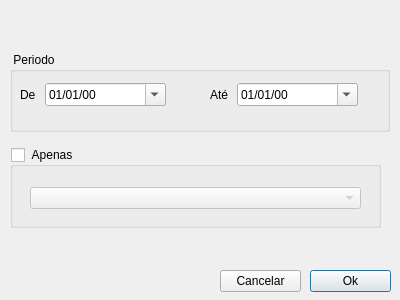
<?xml version="1.0" encoding="UTF-8"?>
<ui version="4.0">
 <class>ReportLauncher</class>
 <widget class="QDialog" name="ReportLauncher">
  <property name="geometry">
   <rect>
    <x>0</x>
    <y>0</y>
    <width>400</width>
    <height>300</height>
   </rect>
  </property>
  <property name="windowTitle">
   <string>Dialog</string>
  </property>
  <widget class="QPushButton" name="pushButtonOk">
   <property name="geometry">
    <rect>
     <x>310</x>
     <y>270</y>
     <width>81</width>
     <height>22</height>
    </rect>
   </property>
   <property name="text">
    <string>Ok</string>
   </property>
  </widget>
  <widget class="QPushButton" name="pushButtonCancelar">
   <property name="geometry">
    <rect>
     <x>220</x>
     <y>270</y>
     <width>81</width>
     <height>22</height>
    </rect>
   </property>
   <property name="text">
    <string>Cancelar</string>
   </property>
  </widget>
  <widget class="QGroupBox" name="groupBoxJust">
   <property name="geometry">
    <rect>
     <x>10</x>
     <y>147</y>
     <width>371</width>
     <height>81</height>
    </rect>
   </property>
   <property name="title">
    <string> Apenas</string>
   </property>
   <property name="checkable">
    <bool>true</bool>
   </property>
   <property name="checked">
    <bool>false</bool>
   </property>
   <widget class="QComboBox" name="comboBox">
    <property name="geometry">
     <rect>
      <x>20</x>
      <y>40</y>
      <width>331</width>
      <height>22</height>
     </rect>
    </property>
   </widget>
  </widget>
  <widget class="QGroupBox" name="groupBoxPeriod">
   <property name="geometry">
    <rect>
     <x>10</x>
     <y>52</y>
     <width>380</width>
     <height>80</height>
    </rect>
   </property>
   <property name="title">
    <string> Periodo</string>
   </property>
   <widget class="QDateTimeEdit" name="dateTimeEditSince">
    <property name="geometry">
     <rect>
      <x>35</x>
      <y>31</y>
      <width>121</width>
      <height>23</height>
     </rect>
    </property>
    <property name="displayFormat">
     <string>dd/MM/yy</string>
    </property>
    <property name="calendarPopup">
     <bool>true</bool>
    </property>
   </widget>
   <widget class="QDateTimeEdit" name="dateTimeEditUntil">
    <property name="geometry">
     <rect>
      <x>227</x>
      <y>31</y>
      <width>121</width>
      <height>23</height>
     </rect>
    </property>
    <property name="displayFormat">
     <string>dd/MM/yy</string>
    </property>
    <property name="calendarPopup">
     <bool>true</bool>
    </property>
   </widget>
   <widget class="QLabel" name="label">
    <property name="geometry">
     <rect>
      <x>200</x>
      <y>35</y>
      <width>30</width>
      <height>16</height>
     </rect>
    </property>
    <property name="text">
     <string>Até</string>
    </property>
   </widget>
   <widget class="QLabel" name="label_2">
    <property name="geometry">
     <rect>
      <x>10</x>
      <y>36</y>
      <width>20</width>
      <height>14</height>
     </rect>
    </property>
    <property name="text">
     <string>De</string>
    </property>
   </widget>
  </widget>
 </widget>
 <resources/>
 <connections/>
</ui>
